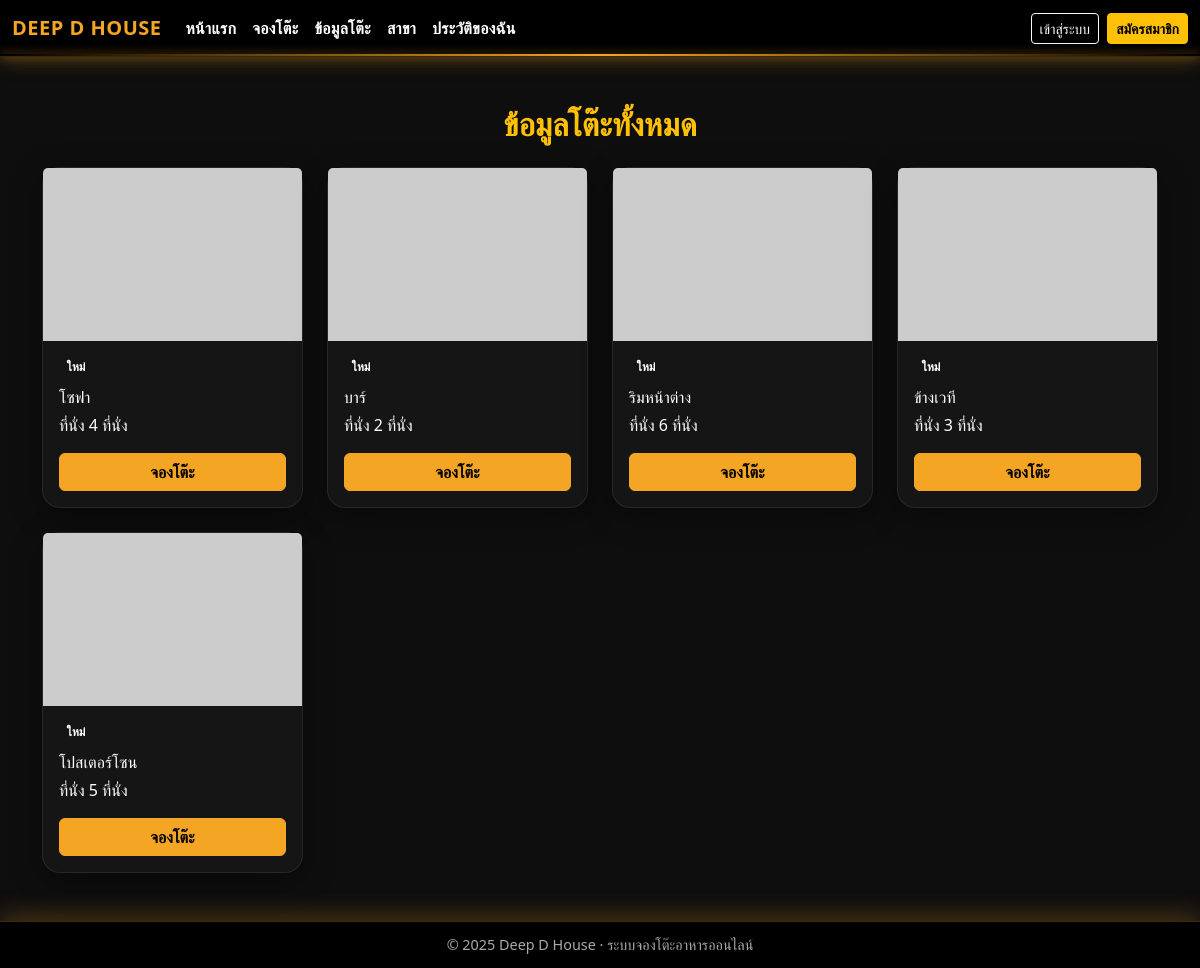
The page /detailtable.php on the database its author committed.
### tables this page shows
CREATE TABLE `detailtable` (
  `id` int(11) NOT NULL,
  `name` varchar(100) NOT NULL,
  `seats` varchar(20) NOT NULL,
  `img` varchar(100) NOT NULL
);

### detailtable.php (the view, shortened to what this page needs)
<?php
require_once 'condb.php';
$sql = "SELECT id, name, img, seats FROM detailtable ORDER BY id ASC";
$result = mysqli_query($conn, $sql);
$tables = [];
while ($row = mysqli_fetch_assoc($result)) {
  $tables[] = $row;
}
?>
<!doctype html>
<html lang="th">
<head>
  <link href="https://cdn.jsdelivr.net/npm/bootstrap@5.3.3/dist/css/bootstrap.min.css" rel="stylesheet">
  <link rel="stylesheet" href="style.css">
  <?php include 'navbar.php'; ?>
</head>
<body>
  <div class="container py-5 flex-grow-1">
    <h2 class="fw-bold text-warning mb-4 text-center">ข้อมูลโต๊ะทั้งหมด</h2>
    <div class="row g-4">
      <?php foreach($tables as $t): ?>
        <div class="col-12 col-sm-6 col-lg-3">
          <div class="card h-100">
            <img
              src="images/<?= htmlspecialchars($t['img'] ?: '', ENT_QUOTES, 'UTF-8') ?>"
              class="card-img-top"
              alt="<?= htmlspecialchars($t['name'] ?: '', ENT_QUOTES, 'UTF-8') ?>"
              onerror="this.src='https://placehold.co/600x400/1a1a1a/f5a524?text=No+Image';">
            <div class="card-body d-flex flex-column">
              <div class="d-flex justify-content-between align-items-start mb-2">
                <span class="badge badge-new rounded-pill">ใหม่</span>
              </div>
              <div class="title mb-1"><?= htmlspecialchars($t['name'], ENT_QUOTES, 'UTF-8') ?></div>
              <div class="seat mb-3">ที่นั่ง <?= htmlspecialchars($t['seats'], ENT_QUOTES, 'UTF-8') ?></div>
              <div class="mt-auto">
                <a class="btn btn-primary w-100"
                   href="index2.php?table_id=<?= (int)$t['id'] ?>">
                  จองโต๊ะ
                </a>
              </div>
            </div>
          </div>
        </div>
      <?php endforeach; ?>
    </div>
  </div>
  <footer>
© 2025 Deep D House · ระบบจองโต๊ะอาหารออนไลน์  </footer>
</body>
</html>

### style.css (style rules this page uses)
:root { --gold: #f5a524; --gold-2: #d9901d; --bg: #0e0e0e; --card: #151515; }
body { background: var(--bg); color: #fff; font-family: 'Kanit', 'Segoe UI', sans-serif; min-height: 100vh; }
.btn-primary { background: var(--gold); border-color: var(--gold); color: #000; font-weight: 700; }
.card { background: var(--card); border: 1px solid rgba(255, 255, 255, 0.08); border-radius: 18px; color: #fff; box-shadow: 0 8px 30px rgba(0, 0, 0, 0.4); transition: transform 0.2s ease, box-shadow 0.2s ease; }
footer { background: #000; color: #aaa; text-align: center; padding: 12px; font-size: 0.9rem; border-top: 1px solid rgba(245, 165, 36, 0.25); box-shadow: 0 -6px 24px rgba(245, 165, 36, 0.25); }

### rows shown on the page
detailtable: name "โซฟา", seats "4 ที่นั่ง"
detailtable: name "บาร์", seats "2 ที่นั่ง"
detailtable: name "ริมหน้าต่าง", seats "6 ที่นั่ง"
detailtable: name "ข้างเวที", seats "3 ที่นั่ง"
detailtable: name "โปสเตอร์โซน", seats "5 ที่นั่ง"
